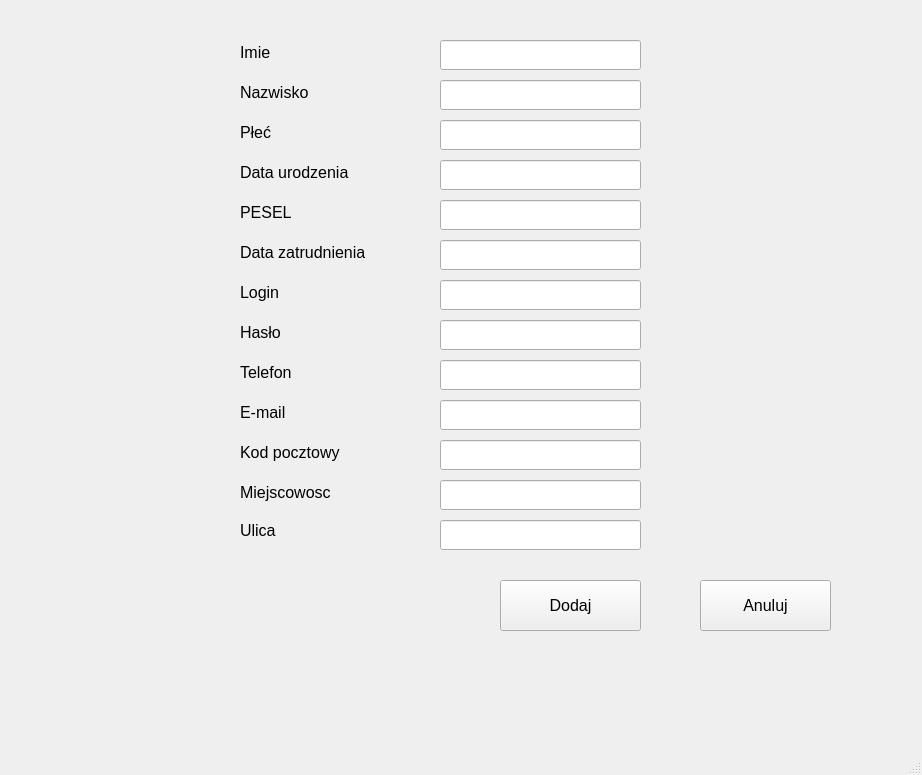
<?xml version="1.0" encoding="UTF-8"?>
<ui version="4.0">
 <class>MainWindow</class>
 <widget class="QMainWindow" name="MainWindow">
  <property name="geometry">
   <rect>
    <x>0</x>
    <y>0</y>
    <width>922</width>
    <height>775</height>
   </rect>
  </property>
  <property name="windowTitle">
   <string>MainWindow</string>
  </property>
  <widget class="QWidget" name="centralwidget">
   <widget class="QPushButton" name="pushButtonAdd">
    <property name="geometry">
     <rect>
      <x>500</x>
      <y>580</y>
      <width>141</width>
      <height>51</height>
     </rect>
    </property>
    <property name="font">
     <font>
      <pointsize>12</pointsize>
     </font>
    </property>
    <property name="text">
     <string>Dodaj</string>
    </property>
   </widget>
   <widget class="QPushButton" name="pushButtonAbort">
    <property name="geometry">
     <rect>
      <x>700</x>
      <y>580</y>
      <width>131</width>
      <height>51</height>
     </rect>
    </property>
    <property name="font">
     <font>
      <pointsize>12</pointsize>
     </font>
    </property>
    <property name="text">
     <string>Anuluj</string>
    </property>
   </widget>
   <widget class="QLineEdit" name="nameLineEdit">
    <property name="geometry">
     <rect>
      <x>440</x>
      <y>40</y>
      <width>201</width>
      <height>30</height>
     </rect>
    </property>
    <property name="font">
     <font>
      <pointsize>12</pointsize>
     </font>
    </property>
   </widget>
   <widget class="QLineEdit" name="surnameLineEdit">
    <property name="geometry">
     <rect>
      <x>440</x>
      <y>80</y>
      <width>201</width>
      <height>30</height>
     </rect>
    </property>
    <property name="font">
     <font>
      <pointsize>12</pointsize>
     </font>
    </property>
   </widget>
   <widget class="QLineEdit" name="peselLineEdit">
    <property name="geometry">
     <rect>
      <x>440</x>
      <y>200</y>
      <width>201</width>
      <height>30</height>
     </rect>
    </property>
    <property name="font">
     <font>
      <pointsize>12</pointsize>
     </font>
    </property>
   </widget>
   <widget class="QLabel" name="nameLabel">
    <property name="geometry">
     <rect>
      <x>240</x>
      <y>40</y>
      <width>160</width>
      <height>24</height>
     </rect>
    </property>
    <property name="font">
     <font>
      <pointsize>12</pointsize>
     </font>
    </property>
    <property name="text">
     <string>Imie</string>
    </property>
   </widget>
   <widget class="QLabel" name="surnameLabel">
    <property name="geometry">
     <rect>
      <x>240</x>
      <y>80</y>
      <width>160</width>
      <height>24</height>
     </rect>
    </property>
    <property name="font">
     <font>
      <pointsize>12</pointsize>
     </font>
    </property>
    <property name="text">
     <string>Nazwisko</string>
    </property>
   </widget>
   <widget class="QLineEdit" name="sexLineEdit">
    <property name="geometry">
     <rect>
      <x>440</x>
      <y>120</y>
      <width>201</width>
      <height>30</height>
     </rect>
    </property>
    <property name="font">
     <font>
      <pointsize>12</pointsize>
     </font>
    </property>
   </widget>
   <widget class="QLineEdit" name="passwordLineEdit">
    <property name="geometry">
     <rect>
      <x>440</x>
      <y>320</y>
      <width>201</width>
      <height>30</height>
     </rect>
    </property>
    <property name="font">
     <font>
      <pointsize>12</pointsize>
     </font>
    </property>
   </widget>
   <widget class="QLineEdit" name="emailLineEdit">
    <property name="geometry">
     <rect>
      <x>440</x>
      <y>400</y>
      <width>201</width>
      <height>30</height>
     </rect>
    </property>
    <property name="font">
     <font>
      <pointsize>12</pointsize>
     </font>
    </property>
   </widget>
   <widget class="QLineEdit" name="cityCodeLineEdit">
    <property name="geometry">
     <rect>
      <x>440</x>
      <y>440</y>
      <width>201</width>
      <height>30</height>
     </rect>
    </property>
    <property name="font">
     <font>
      <pointsize>12</pointsize>
     </font>
    </property>
   </widget>
   <widget class="QLineEdit" name="cityLineEdit">
    <property name="geometry">
     <rect>
      <x>440</x>
      <y>480</y>
      <width>201</width>
      <height>30</height>
     </rect>
    </property>
    <property name="font">
     <font>
      <pointsize>12</pointsize>
     </font>
    </property>
   </widget>
   <widget class="QLineEdit" name="streetLineEdit">
    <property name="geometry">
     <rect>
      <x>440</x>
      <y>520</y>
      <width>201</width>
      <height>30</height>
     </rect>
    </property>
    <property name="font">
     <font>
      <pointsize>12</pointsize>
     </font>
    </property>
   </widget>
   <widget class="QLabel" name="peselLabel">
    <property name="geometry">
     <rect>
      <x>240</x>
      <y>200</y>
      <width>160</width>
      <height>24</height>
     </rect>
    </property>
    <property name="font">
     <font>
      <pointsize>12</pointsize>
     </font>
    </property>
    <property name="text">
     <string>PESEL</string>
    </property>
   </widget>
   <widget class="QLabel" name="sexLabel">
    <property name="geometry">
     <rect>
      <x>240</x>
      <y>120</y>
      <width>160</width>
      <height>24</height>
     </rect>
    </property>
    <property name="font">
     <font>
      <pointsize>12</pointsize>
     </font>
    </property>
    <property name="text">
     <string>Płeć</string>
    </property>
   </widget>
   <widget class="QLabel" name="passwordLabel">
    <property name="geometry">
     <rect>
      <x>240</x>
      <y>320</y>
      <width>160</width>
      <height>24</height>
     </rect>
    </property>
    <property name="font">
     <font>
      <pointsize>12</pointsize>
     </font>
    </property>
    <property name="text">
     <string>Hasło</string>
    </property>
   </widget>
   <widget class="QLabel" name="emailLabel">
    <property name="geometry">
     <rect>
      <x>240</x>
      <y>400</y>
      <width>160</width>
      <height>24</height>
     </rect>
    </property>
    <property name="font">
     <font>
      <pointsize>12</pointsize>
     </font>
    </property>
    <property name="text">
     <string>E-mail</string>
    </property>
   </widget>
   <widget class="QLabel" name="cityCodeLabel">
    <property name="geometry">
     <rect>
      <x>240</x>
      <y>440</y>
      <width>160</width>
      <height>24</height>
     </rect>
    </property>
    <property name="font">
     <font>
      <pointsize>12</pointsize>
     </font>
    </property>
    <property name="text">
     <string>Kod pocztowy</string>
    </property>
   </widget>
   <widget class="QLabel" name="cityLabel">
    <property name="geometry">
     <rect>
      <x>240</x>
      <y>480</y>
      <width>160</width>
      <height>24</height>
     </rect>
    </property>
    <property name="font">
     <font>
      <pointsize>12</pointsize>
     </font>
    </property>
    <property name="text">
     <string>Miejscowosc</string>
    </property>
   </widget>
   <widget class="QLabel" name="streetLabel">
    <property name="geometry">
     <rect>
      <x>240</x>
      <y>520</y>
      <width>160</width>
      <height>21</height>
     </rect>
    </property>
    <property name="font">
     <font>
      <pointsize>12</pointsize>
     </font>
    </property>
    <property name="text">
     <string>Ulica</string>
    </property>
   </widget>
   <widget class="QLineEdit" name="birthDateLineEdit">
    <property name="geometry">
     <rect>
      <x>440</x>
      <y>160</y>
      <width>201</width>
      <height>30</height>
     </rect>
    </property>
    <property name="font">
     <font>
      <pointsize>12</pointsize>
     </font>
    </property>
   </widget>
   <widget class="QLabel" name="birthDateLabel">
    <property name="geometry">
     <rect>
      <x>240</x>
      <y>160</y>
      <width>160</width>
      <height>24</height>
     </rect>
    </property>
    <property name="font">
     <font>
      <pointsize>12</pointsize>
     </font>
    </property>
    <property name="text">
     <string>Data urodzenia</string>
    </property>
   </widget>
   <widget class="QLineEdit" name="hireDateLineEdit">
    <property name="geometry">
     <rect>
      <x>440</x>
      <y>240</y>
      <width>201</width>
      <height>30</height>
     </rect>
    </property>
    <property name="font">
     <font>
      <pointsize>12</pointsize>
     </font>
    </property>
    <property name="text">
     <string/>
    </property>
   </widget>
   <widget class="QLabel" name="hireDateLabel">
    <property name="geometry">
     <rect>
      <x>240</x>
      <y>240</y>
      <width>160</width>
      <height>24</height>
     </rect>
    </property>
    <property name="font">
     <font>
      <pointsize>12</pointsize>
     </font>
    </property>
    <property name="text">
     <string>Data zatrudnienia</string>
    </property>
   </widget>
   <widget class="QLineEdit" name="loginLineEdit">
    <property name="geometry">
     <rect>
      <x>440</x>
      <y>280</y>
      <width>201</width>
      <height>30</height>
     </rect>
    </property>
    <property name="font">
     <font>
      <pointsize>12</pointsize>
     </font>
    </property>
   </widget>
   <widget class="QLabel" name="loginLabel">
    <property name="geometry">
     <rect>
      <x>240</x>
      <y>280</y>
      <width>160</width>
      <height>24</height>
     </rect>
    </property>
    <property name="font">
     <font>
      <pointsize>12</pointsize>
     </font>
    </property>
    <property name="text">
     <string>Login</string>
    </property>
   </widget>
   <widget class="QLabel" name="phoneLabel">
    <property name="geometry">
     <rect>
      <x>240</x>
      <y>360</y>
      <width>160</width>
      <height>24</height>
     </rect>
    </property>
    <property name="font">
     <font>
      <pointsize>12</pointsize>
     </font>
    </property>
    <property name="text">
     <string>Telefon</string>
    </property>
   </widget>
   <widget class="QLineEdit" name="phoneLineEdit">
    <property name="geometry">
     <rect>
      <x>440</x>
      <y>360</y>
      <width>201</width>
      <height>30</height>
     </rect>
    </property>
    <property name="font">
     <font>
      <pointsize>12</pointsize>
     </font>
    </property>
   </widget>
   <zorder>pushButtonAdd</zorder>
   <zorder>pushButtonAbort</zorder>
   <zorder>nameLineEdit</zorder>
   <zorder>peselLineEdit</zorder>
   <zorder>nameLabel</zorder>
   <zorder>surnameLabel</zorder>
   <zorder>sexLineEdit</zorder>
   <zorder>passwordLineEdit</zorder>
   <zorder>emailLineEdit</zorder>
   <zorder>cityCodeLineEdit</zorder>
   <zorder>cityLineEdit</zorder>
   <zorder>streetLineEdit</zorder>
   <zorder>peselLabel</zorder>
   <zorder>sexLabel</zorder>
   <zorder>passwordLabel</zorder>
   <zorder>emailLabel</zorder>
   <zorder>cityCodeLabel</zorder>
   <zorder>cityLabel</zorder>
   <zorder>streetLabel</zorder>
   <zorder>birthDateLineEdit</zorder>
   <zorder>birthDateLabel</zorder>
   <zorder>surnameLineEdit</zorder>
   <zorder>hireDateLineEdit</zorder>
   <zorder>hireDateLabel</zorder>
   <zorder>loginLineEdit</zorder>
   <zorder>loginLabel</zorder>
   <zorder>phoneLabel</zorder>
   <zorder>phoneLineEdit</zorder>
  </widget>
  <widget class="QMenuBar" name="menubar">
   <property name="geometry">
    <rect>
     <x>0</x>
     <y>0</y>
     <width>922</width>
     <height>21</height>
    </rect>
   </property>
  </widget>
  <widget class="QStatusBar" name="statusbar"/>
 </widget>
 <tabstops>
  <tabstop>nameLineEdit</tabstop>
  <tabstop>surnameLineEdit</tabstop>
  <tabstop>sexLineEdit</tabstop>
  <tabstop>birthDateLineEdit</tabstop>
  <tabstop>peselLineEdit</tabstop>
  <tabstop>hireDateLineEdit</tabstop>
  <tabstop>loginLineEdit</tabstop>
  <tabstop>passwordLineEdit</tabstop>
  <tabstop>phoneLineEdit</tabstop>
  <tabstop>emailLineEdit</tabstop>
  <tabstop>cityCodeLineEdit</tabstop>
  <tabstop>cityLineEdit</tabstop>
  <tabstop>streetLineEdit</tabstop>
  <tabstop>pushButtonAdd</tabstop>
  <tabstop>pushButtonAbort</tabstop>
 </tabstops>
 <resources/>
 <connections/>
</ui>
